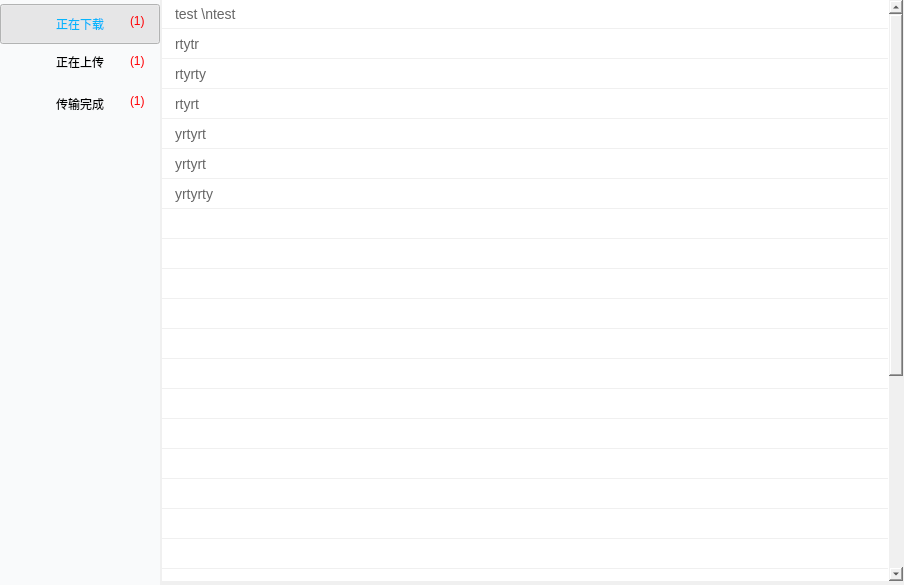
<?xml version="1.0" encoding="UTF-8"?>
<ui version="4.0">
 <class>TaskListGUI</class>
 <widget class="QWidget" name="TaskListGUI">
  <property name="geometry">
   <rect>
    <x>0</x>
    <y>0</y>
    <width>904</width>
    <height>585</height>
   </rect>
  </property>
  <property name="windowTitle">
   <string>TaskListGUI</string>
  </property>
  <property name="styleSheet">
   <string notr="true">background-color: rgb(240, 240, 240);</string>
  </property>
  <widget class="QWidget" name="backwidget" native="true">
   <property name="geometry">
    <rect>
     <x>0</x>
     <y>0</y>
     <width>10000</width>
     <height>10000</height>
    </rect>
   </property>
   <property name="styleSheet">
    <string notr="true">background-color: rgb(240, 240, 240);</string>
   </property>
   <widget class="QWidget" name="leftwidget" native="true">
    <property name="geometry">
     <rect>
      <x>0</x>
      <y>0</y>
      <width>160</width>
      <height>700</height>
     </rect>
    </property>
    <property name="styleSheet">
     <string notr="true">

QPushButton:checked {
      border-image: url(:/XMSDiskClientGui/Resources/task_bak.png);
font: 11pt &quot;Adobe Arabic&quot;;
	color: rgb(6, 181, 253);
}

QPushButton:!checked {
font: 11pt &quot;Adobe Arabic&quot;;
	color: rgb(0, 0, 0);
}
QWidget
{
background-color: rgb(249, 250, 251);
}</string>
    </property>
    <widget class="QPushButton" name="downButton">
     <property name="enabled">
      <bool>true</bool>
     </property>
     <property name="geometry">
      <rect>
       <x>0</x>
       <y>4</y>
       <width>160</width>
       <height>40</height>
      </rect>
     </property>
     <property name="styleSheet">
      <string notr="true">qproperty-icon: url(:/XMSDiskClientGui/Resources/img/down1.png) off, url(:/XMSDiskClientGui/Resources/img/down2.png) on;</string>
     </property>
     <property name="text">
      <string>正在下载</string>
     </property>
     <property name="shortcut">
      <string/>
     </property>
     <property name="checkable">
      <bool>true</bool>
     </property>
     <property name="checked">
      <bool>true</bool>
     </property>
     <property name="autoExclusive">
      <bool>true</bool>
     </property>
     <property name="autoDefault">
      <bool>false</bool>
     </property>
     <property name="default">
      <bool>false</bool>
     </property>
     <property name="flat">
      <bool>true</bool>
     </property>
    </widget>
    <widget class="QPushButton" name="upButton">
     <property name="enabled">
      <bool>true</bool>
     </property>
     <property name="geometry">
      <rect>
       <x>0</x>
       <y>42</y>
       <width>160</width>
       <height>40</height>
      </rect>
     </property>
     <property name="styleSheet">
      <string notr="true">qproperty-icon: url(:/XMSDiskClientGui/Resources/img/upload1.png) off, url(:/XMSDiskClientGui/Resources/img/upload2.png) on;</string>
     </property>
     <property name="text">
      <string>正在上传</string>
     </property>
     <property name="shortcut">
      <string/>
     </property>
     <property name="checkable">
      <bool>true</bool>
     </property>
     <property name="checked">
      <bool>false</bool>
     </property>
     <property name="autoExclusive">
      <bool>true</bool>
     </property>
     <property name="default">
      <bool>false</bool>
     </property>
     <property name="flat">
      <bool>true</bool>
     </property>
    </widget>
    <widget class="QPushButton" name="okButton">
     <property name="enabled">
      <bool>true</bool>
     </property>
     <property name="geometry">
      <rect>
       <x>0</x>
       <y>84</y>
       <width>160</width>
       <height>40</height>
      </rect>
     </property>
     <property name="styleSheet">
      <string notr="true">qproperty-icon: url(:/XMSDiskClientGui/Resources/img/succ1.png) off, url(:/XMSDiskClientGui/Resources/img/succ2.png) on;</string>
     </property>
     <property name="text">
      <string>传输完成</string>
     </property>
     <property name="shortcut">
      <string/>
     </property>
     <property name="checkable">
      <bool>true</bool>
     </property>
     <property name="checked">
      <bool>false</bool>
     </property>
     <property name="autoExclusive">
      <bool>true</bool>
     </property>
     <property name="default">
      <bool>false</bool>
     </property>
     <property name="flat">
      <bool>true</bool>
     </property>
    </widget>
    <widget class="QLabel" name="downlabel">
     <property name="geometry">
      <rect>
       <x>130</x>
       <y>10</y>
       <width>21</width>
       <height>21</height>
      </rect>
     </property>
     <property name="styleSheet">
      <string notr="true">font: 12pt &quot;思源黑体 CN Normal&quot;;
color: rgb(255, 0, 4);
background-color: rgba(0, 0, 0, 0);</string>
     </property>
     <property name="text">
      <string>(1)</string>
     </property>
    </widget>
    <widget class="QLabel" name="uplabel">
     <property name="geometry">
      <rect>
       <x>130</x>
       <y>50</y>
       <width>21</width>
       <height>21</height>
      </rect>
     </property>
     <property name="styleSheet">
      <string notr="true">font: 12pt &quot;思源黑体 CN Normal&quot;;
color: rgb(255, 0, 4);
background-color: rgba(0, 0, 0, 0);</string>
     </property>
     <property name="text">
      <string>(1)</string>
     </property>
    </widget>
    <widget class="QLabel" name="oklabel">
     <property name="geometry">
      <rect>
       <x>130</x>
       <y>90</y>
       <width>21</width>
       <height>21</height>
      </rect>
     </property>
     <property name="styleSheet">
      <string notr="true">font: 12pt &quot;思源黑体 CN Normal&quot;;
color: rgb(255, 0, 4);
background-color: rgba(0, 0, 0, 0);</string>
     </property>
     <property name="text">
      <string>(1)</string>
     </property>
    </widget>
   </widget>
   <widget class="QTableWidget" name="taskableWidget">
    <property name="geometry">
     <rect>
      <x>162</x>
      <y>0</y>
      <width>741</width>
      <height>581</height>
     </rect>
    </property>
    <property name="mouseTracking">
     <bool>true</bool>
    </property>
    <property name="tabletTracking">
     <bool>true</bool>
    </property>
    <property name="focusPolicy">
     <enum>Qt::NoFocus</enum>
    </property>
    <property name="autoFillBackground">
     <bool>true</bool>
    </property>
    <property name="styleSheet">
     <string notr="true">QHeaderView::section {
     padding-left: 0px;
 }
QTableWidget                   
{
    background:#FFFFFF;           
    border:none;                   
 
    font-size:14px;                
    font-family:&quot;Microsoft YaHei&quot;;
    color:#666666;   

 selection-background-color: qlineargradient(x1: 0, y1: 0, x2: 0.5, y2: 0.5,
                                  stop: 0 #FF92BB, stop: 1 white);              
}
QTableWidget::item                
{
    background:#ffffff; 
    spacing: 3px;
}

QTableView::item::selected    
{         
  color:#000000;             
  background:#e6f6ff; 
}


QHeaderView::section {
background-color:#FFFFFF;
  border: 1px solid #f0f0f0 ;

}


QTableView::item {

      border-bottom-width: 1px;
      border-style: solid;
      border-color: #f0f0f0;
      padding-left: 10px;
	  border-right: none;
border-left: none;
border-top: none;
	

}</string>
    </property>
    <property name="frameShape">
     <enum>QFrame::NoFrame</enum>
    </property>
    <property name="frameShadow">
     <enum>QFrame::Plain</enum>
    </property>
    <property name="verticalScrollBarPolicy">
     <enum>Qt::ScrollBarAsNeeded</enum>
    </property>
    <property name="horizontalScrollBarPolicy">
     <enum>Qt::ScrollBarAlwaysOff</enum>
    </property>
    <property name="sizeAdjustPolicy">
     <enum>QAbstractScrollArea::AdjustToContentsOnFirstShow</enum>
    </property>
    <property name="editTriggers">
     <set>QAbstractItemView::NoEditTriggers</set>
    </property>
    <property name="tabKeyNavigation">
     <bool>false</bool>
    </property>
    <property name="showDropIndicator" stdset="0">
     <bool>false</bool>
    </property>
    <property name="dragEnabled">
     <bool>false</bool>
    </property>
    <property name="dragDropOverwriteMode">
     <bool>false</bool>
    </property>
    <property name="alternatingRowColors">
     <bool>false</bool>
    </property>
    <property name="selectionMode">
     <enum>QAbstractItemView::NoSelection</enum>
    </property>
    <property name="selectionBehavior">
     <enum>QAbstractItemView::SelectRows</enum>
    </property>
    <property name="textElideMode">
     <enum>Qt::ElideLeft</enum>
    </property>
    <property name="verticalScrollMode">
     <enum>QAbstractItemView::ScrollPerItem</enum>
    </property>
    <property name="showGrid">
     <bool>true</bool>
    </property>
    <property name="gridStyle">
     <enum>Qt::NoPen</enum>
    </property>
    <property name="sortingEnabled">
     <bool>true</bool>
    </property>
    <property name="wordWrap">
     <bool>true</bool>
    </property>
    <property name="cornerButtonEnabled">
     <bool>false</bool>
    </property>
    <property name="columnCount">
     <number>1</number>
    </property>
    <attribute name="horizontalHeaderVisible">
     <bool>false</bool>
    </attribute>
    <attribute name="horizontalHeaderCascadingSectionResizes">
     <bool>false</bool>
    </attribute>
    <attribute name="horizontalHeaderMinimumSectionSize">
     <number>100</number>
    </attribute>
    <attribute name="horizontalHeaderHighlightSections">
     <bool>true</bool>
    </attribute>
    <attribute name="horizontalHeaderShowSortIndicator" stdset="0">
     <bool>true</bool>
    </attribute>
    <attribute name="horizontalHeaderStretchLastSection">
     <bool>true</bool>
    </attribute>
    <attribute name="verticalHeaderVisible">
     <bool>false</bool>
    </attribute>
    <attribute name="verticalHeaderCascadingSectionResizes">
     <bool>false</bool>
    </attribute>
    <attribute name="verticalHeaderHighlightSections">
     <bool>true</bool>
    </attribute>
    <attribute name="verticalHeaderShowSortIndicator" stdset="0">
     <bool>false</bool>
    </attribute>
    <attribute name="verticalHeaderStretchLastSection">
     <bool>false</bool>
    </attribute>
    <row>
     <property name="text">
      <string>新建行</string>
     </property>
    </row>
    <row>
     <property name="text">
      <string>新建行</string>
     </property>
    </row>
    <row>
     <property name="text">
      <string>新建行</string>
     </property>
    </row>
    <row>
     <property name="text">
      <string>新建行</string>
     </property>
    </row>
    <row>
     <property name="text">
      <string>新建行</string>
     </property>
    </row>
    <row>
     <property name="text">
      <string>新建行</string>
     </property>
    </row>
    <row>
     <property name="text">
      <string>新建行</string>
     </property>
    </row>
    <row>
     <property name="text">
      <string>新建行</string>
     </property>
    </row>
    <row>
     <property name="text">
      <string>新建行</string>
     </property>
    </row>
    <row>
     <property name="text">
      <string>新建行</string>
     </property>
    </row>
    <row>
     <property name="text">
      <string>新建行</string>
     </property>
    </row>
    <row>
     <property name="text">
      <string>新建行</string>
     </property>
    </row>
    <row>
     <property name="text">
      <string>新建行</string>
     </property>
    </row>
    <row>
     <property name="text">
      <string>新建行</string>
     </property>
    </row>
    <row>
     <property name="text">
      <string>新建行</string>
     </property>
    </row>
    <row>
     <property name="text">
      <string>新建行</string>
     </property>
    </row>
    <row>
     <property name="text">
      <string>新建行</string>
     </property>
    </row>
    <row>
     <property name="text">
      <string>新建行</string>
     </property>
    </row>
    <row>
     <property name="text">
      <string>新建行</string>
     </property>
    </row>
    <row>
     <property name="text">
      <string>新建行</string>
     </property>
    </row>
    <row>
     <property name="text">
      <string>新建行</string>
     </property>
    </row>
    <row>
     <property name="text">
      <string>新建行</string>
     </property>
    </row>
    <row>
     <property name="text">
      <string>新建行</string>
     </property>
    </row>
    <row>
     <property name="text">
      <string>新建行</string>
     </property>
    </row>
    <row>
     <property name="text">
      <string>新建行</string>
     </property>
    </row>
    <row>
     <property name="text">
      <string>新建行</string>
     </property>
    </row>
    <row>
     <property name="text">
      <string>新建行</string>
     </property>
    </row>
    <row>
     <property name="text">
      <string>新建行</string>
     </property>
    </row>
    <row>
     <property name="text">
      <string>新建行</string>
     </property>
    </row>
    <column>
     <property name="text">
      <string>文件名</string>
     </property>
    </column>
    <item row="0" column="0">
     <property name="text">
      <string>test \ntest</string>
     </property>
    </item>
    <item row="1" column="0">
     <property name="text">
      <string>rtytr</string>
     </property>
    </item>
    <item row="2" column="0">
     <property name="text">
      <string>rtyrty</string>
     </property>
    </item>
    <item row="3" column="0">
     <property name="text">
      <string>rtyrt</string>
     </property>
    </item>
    <item row="4" column="0">
     <property name="text">
      <string>yrtyrt</string>
     </property>
    </item>
    <item row="5" column="0">
     <property name="text">
      <string>yrtyrt</string>
     </property>
    </item>
    <item row="6" column="0">
     <property name="text">
      <string>yrtyrty</string>
     </property>
    </item>
    <item row="25" column="0">
     <property name="text">
      <string>ss</string>
     </property>
    </item>
    <item row="26" column="0">
     <property name="text">
      <string>ss</string>
     </property>
    </item>
    <item row="27" column="0">
     <property name="text">
      <string>ss</string>
     </property>
    </item>
    <item row="28" column="0">
     <property name="text">
      <string>ss</string>
     </property>
    </item>
   </widget>
  </widget>
 </widget>
 <layoutdefault spacing="6" margin="11"/>
 <resources>
  <include location="xmsdiskclientgui.qrc"/>
 </resources>
 <connections>
  <connection>
   <sender>taskableWidget</sender>
   <signal>clicked(QModelIndex)</signal>
   <receiver>TaskListGUI</receiver>
   <slot>Select(QModelIndex)</slot>
   <hints>
    <hint type="sourcelabel">
     <x>317</x>
     <y>255</y>
    </hint>
    <hint type="destinationlabel">
     <x>-289</x>
     <y>412</y>
    </hint>
   </hints>
  </connection>
  <connection>
   <sender>downButton</sender>
   <signal>clicked()</signal>
   <receiver>TaskListGUI</receiver>
   <slot>DownTask()</slot>
   <hints>
    <hint type="sourcelabel">
     <x>64</x>
     <y>28</y>
    </hint>
    <hint type="destinationlabel">
     <x>990</x>
     <y>135</y>
    </hint>
   </hints>
  </connection>
  <connection>
   <sender>upButton</sender>
   <signal>clicked()</signal>
   <receiver>TaskListGUI</receiver>
   <slot>UpTask()</slot>
   <hints>
    <hint type="sourcelabel">
     <x>114</x>
     <y>70</y>
    </hint>
    <hint type="destinationlabel">
     <x>1063</x>
     <y>164</y>
    </hint>
   </hints>
  </connection>
  <connection>
   <sender>okButton</sender>
   <signal>clicked()</signal>
   <receiver>TaskListGUI</receiver>
   <slot>OkTask()</slot>
   <hints>
    <hint type="sourcelabel">
     <x>87</x>
     <y>113</y>
    </hint>
    <hint type="destinationlabel">
     <x>1122</x>
     <y>215</y>
    </hint>
   </hints>
  </connection>
 </connections>
 <slots>
  <slot>Select(QModelIndex)</slot>
  <slot>DownTask()</slot>
  <slot>UpTask()</slot>
  <slot>OkTask()</slot>
 </slots>
</ui>
